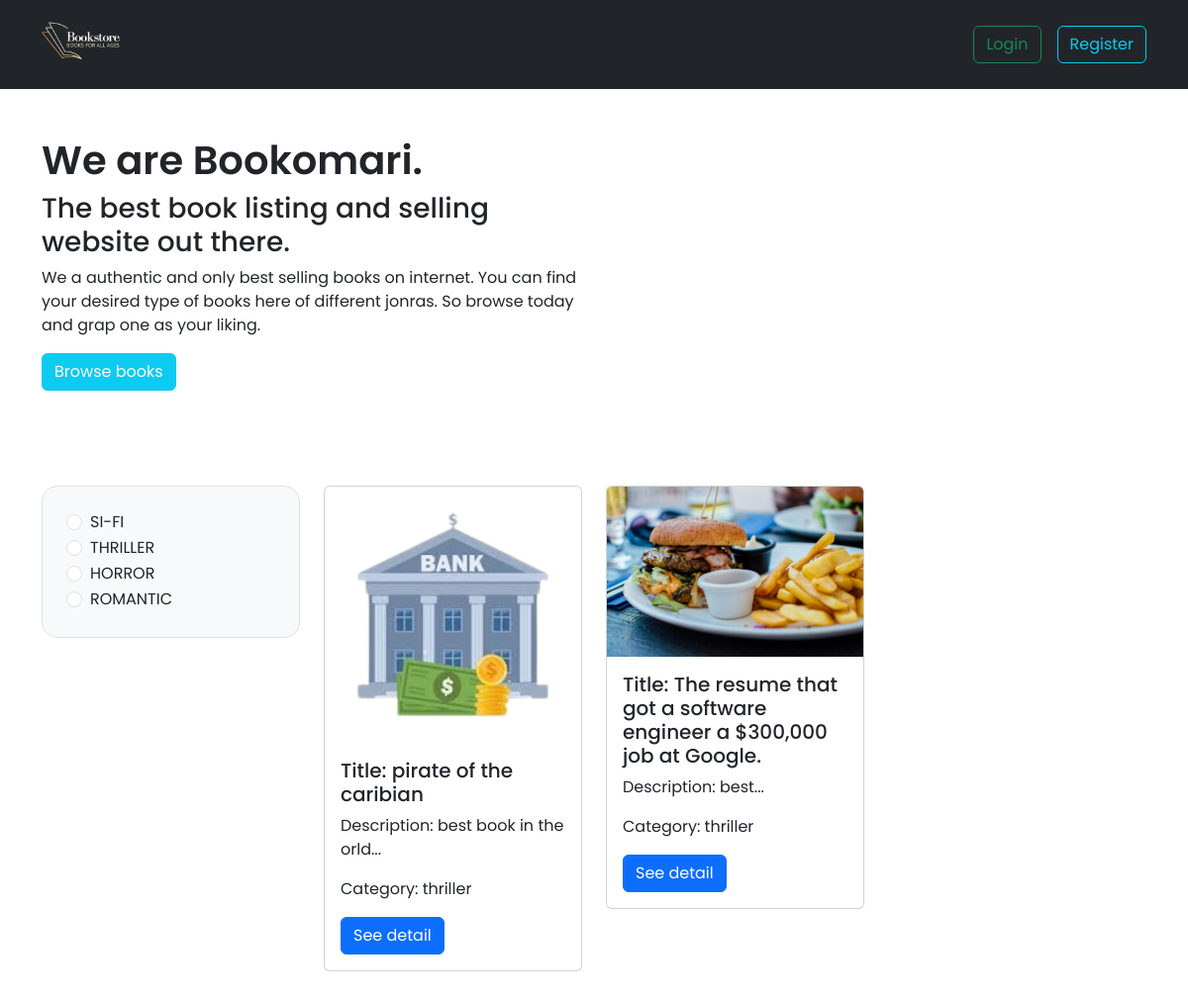
Screenshot of /categories/thriller with the database file from the repository.
### categories/models.py (models this page shows, shortened)
class Category(models.Model):
  name = models.CharField(max_length = 100)
  slug = models.SlugField(max_length = 100)

### books/models.py (models this page shows, shortened)
class Book(models.Model):
  title = models.CharField(max_length = 100)
  description = models.TextField()
  slug = models.SlugField(max_length = 100, null = True, blank = True)
  image = models.ImageField(upload_to="")
  borrowing_price = models.IntegerField()
  categories = models.ForeignKey(Category, on_delete = models.CASCADE, related_name = "books")

### bookomari/views.py (the view)
# urls.py: path('', views.home, name = 'home'),
def home(req, category_slug = ""):
  categories = Category.objects.all()
  if not category_slug:
    books = Book.objects.all()
  else:
    category = Category.objects.get(slug = category_slug)
    books = Book.objects.filter(categories = category)
  return render(req, 'index.html', {
    'categories': categories,
    'books': books
  })

### bookomari/templates/index.html (shortened to what this page needs)
{% extends "base.html" %}
{% load static %}
{% block maincontent %}
<section class="container py-5">
  <div class="row align-items-center">
    <div class="col-6">
      <h1 class="fw-semibold">We are Bookomari.</h1>
      <h3>The best book listing and selling website out there.</h3>
      <p>We a authentic and only best selling books on internet. You can find your desired type of books here of different jonras. So browse today and grap one as your liking.</p>
      <a class="btn btn-info text-white" href="">Browse books</a>
    </div>
    <div class="col-6">
    </div>
  </div>
</section>
<section class="container py-5">
  <div class="row">
    <div class="col-3">
      <form class="bg-light p-4 rounded-4 border">
        {% for category in categories %}
          <div class="form-check">
            <input class="form-check-input" type="radio" name="category" id="{{category.id}}">
            <label class="form-check-label" for="{{category.id}}">
              <a href="{% url 'filter-by-category' category.slug %}" class="nav-link">{{category.name | upper}}</a>
            </label>
          </div>
        {% endfor %}
      </form>
    </div>
    <div class="col-9">
      {% if books %}
      <div class="row">
        {% for item in books %}
          <div class="col-4">
            <div class="card">
              <img src="{{item.image.url}}" class="card-img-top" alt="...">
              <div class="card-body">
                <h5 class="card-title">Title: {{item.title}}</h5>
                <p class="card-text">
                  Description:
                  {{item.description | truncatechars:30}}...
                </p>
                <p class="card-text">
                  Category:
                  {{item.categories.name}}
                </p>
                <a href="{% url 'book-detail' item.slug %}" class="btn btn-primary">See detail</a>
              </div>
            </div>
          </div>
      {% endfor %}
      </div>
      {% else %}
      <div>
        <h3 class="text-center">No books available!</h3>
      </div>
      {% endif %}
    </div>
  </div>
</section>
{% endblock %}

### bookomari/templates/base.html (style rules this page uses)
* { font-family: "Poppins", sans-serif; }

### rows the page displays
Category: name "SI-FI"
Category: name "THRILLER"
Category: name "HORROR"
Category: name "ROMANTIC"
Book: image (picture), title "pirate of the caribian", description "best book in the orld", categories.name "thriller"
Book: image (picture), title "The resume that got a software engineer a $300,000 job at Google.", description "best", categories.name "thriller"
